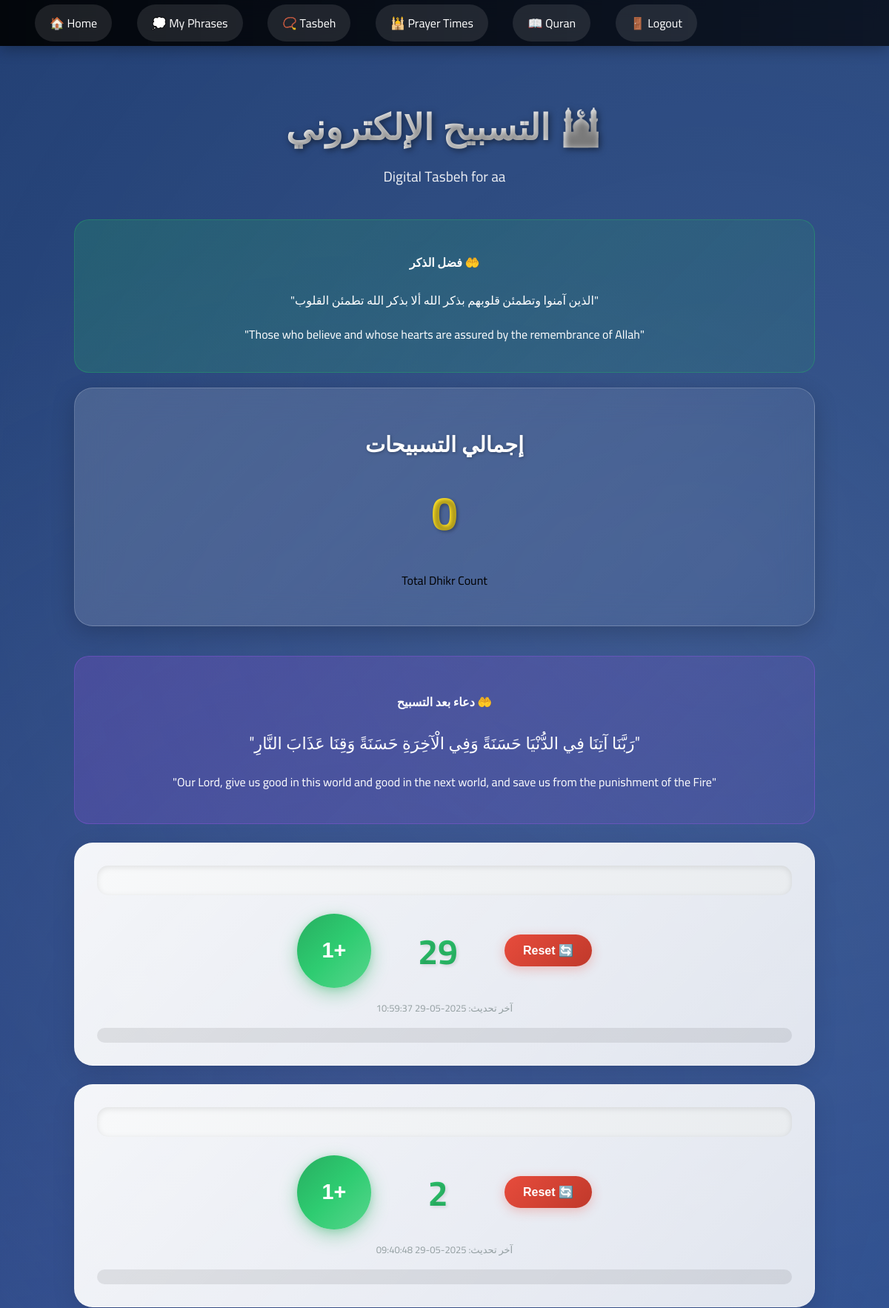
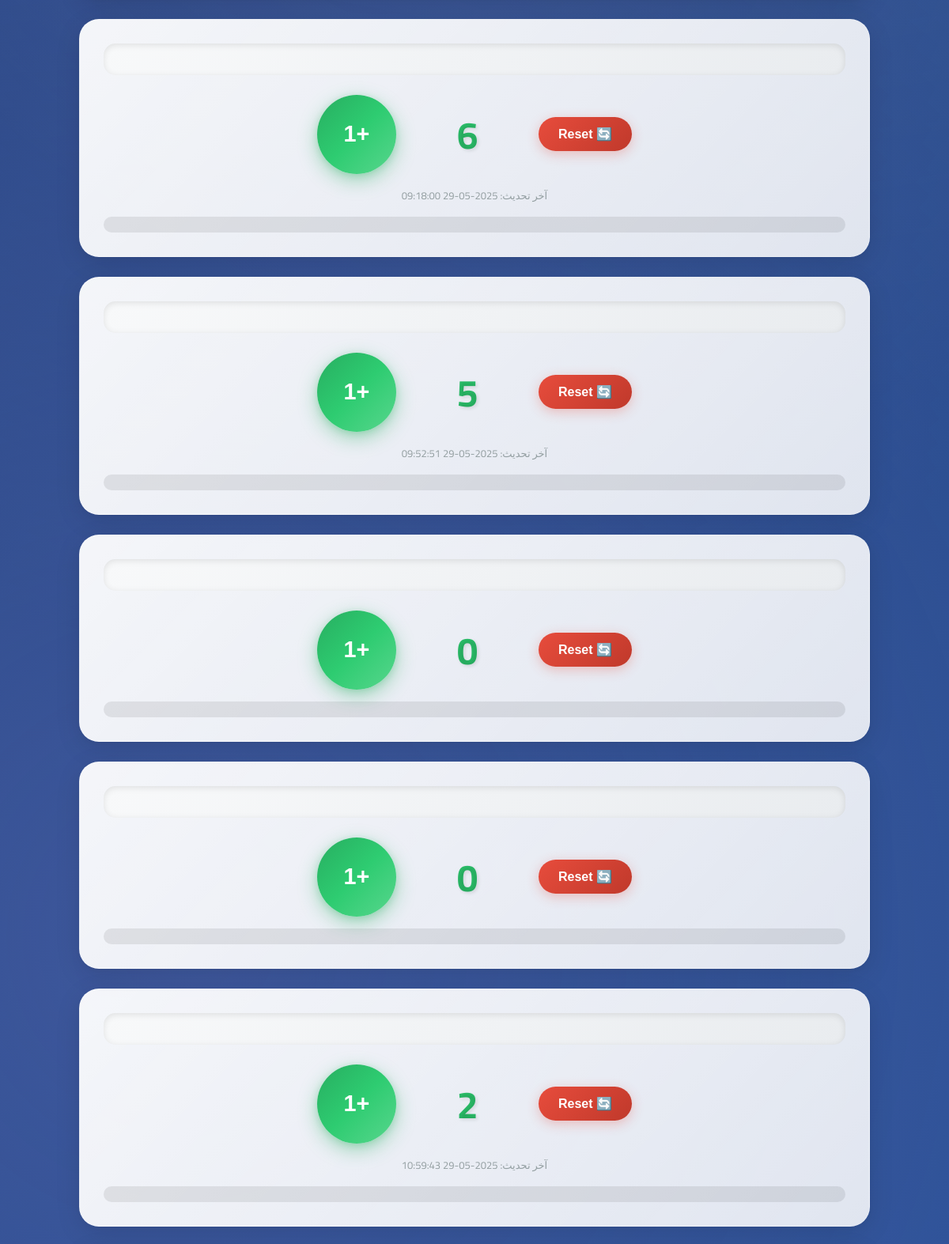
The page /tasbeh (signed in, upper part) on the database its author committed (2 pictures, top to bottom).
### tables this page shows
CREATE TABLE tasbeh_counts (
            id INTEGER PRIMARY KEY AUTOINCREMENT,
            user_id INTEGER,
            phrase TEXT NOT NULL,
            count INTEGER DEFAULT 0,
            last_updated TIMESTAMP DEFAULT CURRENT_TIMESTAMP,
            FOREIGN KEY (user_id) REFERENCES users (id),
            UNIQUE(user_id, phrase)
        );

### app.py (the view)
@app.route('/tasbeh')
def tasbeh():
    if 'user_id' not in session:
        return redirect(url_for('login'))
    conn = get_db_connection()
    cursor = conn.cursor()
    cursor.execute('''
        SELECT phrase, count, last_updated
        FROM tasbeh_counts
        WHERE user_id = ?
        ORDER BY last_updated DESC
    ''', (session['user_id'],))
    user_counts = {}
    for row in cursor.fetchall():
        user_counts[row[0]] = {'count': row[1], 'last_updated': row[2]}
    conn.close()
    phrases_data = []
    for i, phrase in enumerate(islamic_phrases):
        count_data = user_counts.get(phrase, {'count': 0, 'last_updated': None})
        phrases_data.append({
            'id': i + 1,
            'text': phrase,
            'count': count_data['count'],
            'last_updated': count_data['last_updated']
        })
    total_dhikr = sum(phrase['count'] for phrase in phrases_data)
    return render_template('tasbeh.html',
                         phrases=phrases_data,
                         username=session.get('username'),
                         total_dhikr=total_dhikr)

### app.py (called while the page is built)
def get_db_connection():
    db_path = '/app/data/app.db' if os.path.exists('/app/data') else 'app.db'
    return sqlite3.connect(db_path)

@app.context_processor
def inject_theme_settings():
    return {
        'theme_css': url_for('static', filename='css/theme.css'),
        'theme_js': url_for('static', filename='js/theme.js')
    }

### templates/tasbeh.html (shortened to what this page needs)
<!DOCTYPE html>
<html lang="ar" dir="rtl">
<head>
</head>
<body>
    <nav class="navbar" style="direction: ltr;">
        <a href="{{ url_for('home') }}">🏠 Home</a>
        <a href="{{ url_for('my_phrases') }}">💭 My Phrases</a>
        <a href="{{ url_for('tasbeh') }}">📿 Tasbeh</a>
        <a href="{{ url_for('prayer_times') }}">🕌 Prayer Times</a>
        <a href="{{ url_for('quran') }}">📖 Quran</a>
        <a href="{{ url_for('logout') }}">🚪 Logout</a>
    </nav>
    <div class="container">
        <div class="header">
            <h1>🕌 التسبيح الإلكتروني</h1>
            <p>Digital Tasbeh for {{ username }}</p>
        </div>
        <div class="islamic-reminder">
            <h4>🤲 فضل الذكر</h4>
            <p>"الذين آمنوا وتطمئن قلوبهم بذكر الله ألا بذكر الله تطمئن القلوب"</p>
            <p>"Those who believe and whose hearts are assured by the remembrance of Allah"</p>
        </div>
        <div class="total-counter">
            <h3>إجمالي التسبيحات</h3>
            <div class="total-count" id="totalCount">0</div>
            <p>Total Dhikr Count</p>
        </div>
        <div class="dua-section">
            <h4>🤲 دعاء بعد التسبيح</h4>
            <div class="dua-text">
                "رَبَّنَا آتِنَا فِي الدُّنْيَا حَسَنَةً وَفِي الْآخِرَةِ حَسَنَةً وَقِنَا عَذَابَ النَّارِ"
            </div>
            <p>"Our Lord, give us good in this world and good in the next world, and save us from the punishment of the Fire"</p>
        </div>
        {% for phrase_data in phrases %}
        <div class="phrase-container" style="animation-delay: {{ loop.index0 * 0.1 }}s">
            <div class="phrase-text">{{ phrase_data.phrase }}</div>
            <div class="counter-section">
                <button class="reset-btn" onclick="resetCount('{{ phrase_data.phrase }}', this, {{ loop.index0 }})">
                    🔄 Reset
                </button>
                <div class="count-display" id="count-{{ loop.index0 }}">
                    {{ phrase_data.count }}
                </div>
                <button class="count-btn main" onclick="incrementCount('{{ phrase_data.phrase }}', {{ loop.index0 }}, this)">
                    +1
                </button>
            </div>
            {% if phrase_data.last_updated %}
            <div class="last-updated">
                آخر تحديث: {{ phrase_data.last_updated }}
            </div>
            {% endif %}
            <div class="hadith-quote">
            </div>
        </div>
        {% endfor %}
    </div>
</body>
</html>

### rows shown on the page
tasbeh_counts: count "29", last_updated "2025-05-29 10:59:37"
tasbeh_counts: count "2", last_updated "2025-05-29 09:40:48"
tasbeh_counts: count "6", last_updated "2025-05-29 09:18:00"
tasbeh_counts: count "5", last_updated "2025-05-29 09:52:51"
tasbeh_counts: count "2", last_updated "2025-05-29 10:59:43"

### other values the page prints
{{ username }} "aa"
{{ phrase_data.count }} "0" "0"
